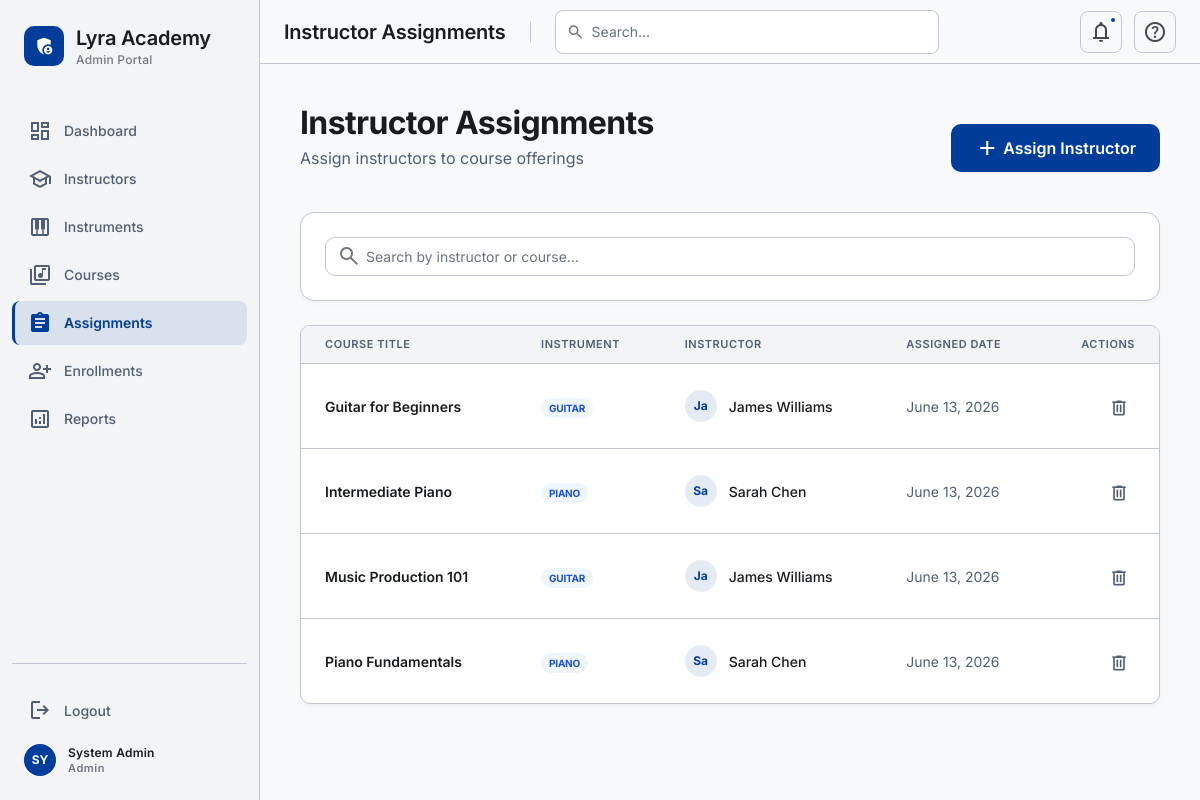
Screenshot of /07_Instructor_Assignments/index.php (signed in) with the database file from the repository.
### tables this page shows
CREATE TABLE IF NOT EXISTS instructor_assignments (
    instructor_id INT NOT NULL,
    course_id INT NOT NULL,
    assigned_at TIMESTAMP DEFAULT CURRENT_TIMESTAMP,
    PRIMARY KEY (instructor_id, course_id),
    FOREIGN KEY (instructor_id) REFERENCES instructors(user_id) ON DELETE CASCADE,
    FOREIGN KEY (course_id) REFERENCES courses(id) ON DELETE CASCADE
);

CREATE TABLE IF NOT EXISTS courses (
    id INT AUTO_INCREMENT PRIMARY KEY,
    title VARCHAR(150) NOT NULL,
    description TEXT,
    instrument_id INT,
    difficulty ENUM('beginner', 'intermediate', 'advanced') DEFAULT 'beginner',
    price DECIMAL(10, 2) DEFAULT 0.00,
    status ENUM('draft', 'published') DEFAULT 'draft',
    created_at TIMESTAMP DEFAULT CURRENT_TIMESTAMP,
    updated_at TIMESTAMP DEFAULT CURRENT_TIMESTAMP ON UPDATE CURRENT_TIMESTAMP,
    FOREIGN KEY (instrument_id) REFERENCES instruments(id) ON DELETE SET NULL
);

CREATE TABLE IF NOT EXISTS instruments (
    id INT AUTO_INCREMENT PRIMARY KEY,
    name VARCHAR(100) UNIQUE NOT NULL,
    description TEXT,
    created_at TIMESTAMP DEFAULT CURRENT_TIMESTAMP
);

CREATE TABLE IF NOT EXISTS users (
    id INT AUTO_INCREMENT PRIMARY KEY,
    name VARCHAR(100) NOT NULL,
    email VARCHAR(100) UNIQUE NOT NULL,
    password_hash VARCHAR(255) NOT NULL,
    role ENUM('admin', 'instructor', 'student') NOT NULL,
    status ENUM('active', 'inactive') DEFAULT 'active',
    created_at TIMESTAMP DEFAULT CURRENT_TIMESTAMP,
    updated_at TIMESTAMP DEFAULT CURRENT_TIMESTAMP ON UPDATE CURRENT_TIMESTAMP
);

### 07_Instructor_Assignments/index.php (the view, shortened to what this page needs)
<?php
require_once __DIR__ . '/../config/design-system.php';
$pdo = require_once __DIR__ . '/../config/db.php';
try {
    $stmt = $pdo->query("
        SELECT ia.assigned_at, u.id as instructor_id, u.name as instructor_name,
               c.id as course_id, c.title as course_title, inst.name as instrument_name
        FROM instructor_assignments ia
        JOIN users u ON ia.instructor_id = u.id
        JOIN courses c ON ia.course_id = c.id
        LEFT JOIN instruments inst ON c.instrument_id = inst.id
        ORDER BY c.title ASC, u.name ASC
    ");
    $assignments = $stmt->fetchAll();
} catch (Exception $e) {
    error_log('DB error: ' . $e->getMessage()); die('A database error occurred. Please try again later.');
}
?>
<!DOCTYPE html>
<html lang="en">
<head>
</head>
<body class="bg-background text-on-background min-h-screen">
<main id="lms-main-content" class="lms-main">
    <div class="p-lg max-w-container-max mx-auto">
        <div class="mb-lg flex flex-col md:flex-row md:items-end justify-between gap-md">
            <div>
                <h2 class="text-h1 font-h1 text-on-background">Instructor Assignments</h2>
                <p class="text-body-lg text-secondary mt-xs">Assign instructors to course offerings</p>
            </div>
            <button id="assign-btn" class="bg-primary text-on-primary px-md py-sm rounded-lg font-body-md font-semibold flex items-center gap-xs hover:bg-primary-container transition-colors shadow-sm">
                <span class="material-symbols-outlined" aria-hidden="true">add</span>
                Assign Instructor
            </button>
        </div>
        <div class="bg-surface-container-lowest border border-outline-variant rounded-xl p-md mb-md flex flex-wrap items-center gap-md shadow-[0_2px_4px_rgba(0,0,0,0.04)]">
            <div class="flex-1 min-w-[240px] relative">
                <span class="material-symbols-outlined absolute left-3 top-1/2 -translate-y-1/2 text-outline" aria-hidden="true">search</span>
                <input id="search-input" class="w-full border-outline-variant border rounded-lg pl-10 py-2 text-body-md focus:ring-2 focus:ring-primary/20 focus:border-primary outline-none" placeholder="Search by instructor or course…" type="text"/>
            </div>
        </div>
        <div class="bg-surface-container-lowest border border-outline-variant rounded-lg overflow-hidden shadow-[0_2px_4px_rgba(0,0,0,0.04)]">
            <table class="w-full text-left border-collapse">
                <thead class="bg-surface-container-low border-b border-outline-variant">
                    <tr>
                        <th class="px-md py-sm text-label-sm font-label-sm text-secondary uppercase tracking-wider">Course Title</th>
                        <th class="px-md py-sm text-label-sm font-label-sm text-secondary uppercase tracking-wider">Instrument</th>
                        <th class="px-md py-sm text-label-sm font-label-sm text-secondary uppercase tracking-wider">Instructor</th>
                        <th class="px-md py-sm text-label-sm font-label-sm text-secondary uppercase tracking-wider">Assigned Date</th>
                        <th class="px-md py-sm text-label-sm font-label-sm text-secondary uppercase tracking-wider text-right">Actions</th>
                    </tr>
                </thead>
                <tbody class="divide-y divide-outline-variant" id="assignment-list">
                    <?php if (empty($assignments)): ?>
                        <tr>
                            <td colspan="5" class="px-md py-md text-center text-secondary">No assignments yet. Link an instructor.</td>
                        </tr>
                    <?php else: ?>
                        <?php foreach ($assignments as $asg): ?>
                            <tr class="hover:bg-surface transition-colors assignment-row">
                                <td class="px-md py-md text-body-md font-semibold text-on-surface"><?= htmlspecialchars($asg['course_title']) ?></td>
                                <td class="px-md py-md">
                                    <span class="bg-blue-50 text-blue-700 px-2 py-1 rounded-full text-[10px] font-bold uppercase tracking-tight"><?= htmlspecialchars($asg['instrument_name'] ?: 'None') ?></span>
                                </td>
                                <td class="px-md py-md">
                                    <div class="flex items-center gap-sm">
                                        <div class="w-8 h-8 rounded-full bg-primary/10 flex items-center justify-center text-primary font-bold text-xs">
                                            <?= htmlspecialchars(substr($asg['instructor_name'], 0, 2)) ?>
                                        </div>
                                        <span class="text-body-md font-medium text-on-surface"><?= htmlspecialchars($asg['instructor_name']) ?></span>
                                    </div>
                                </td>
                                <td class="px-md py-md text-body-md text-secondary"><?= date('F j, Y', strtotime($asg['assigned_at'])) ?></td>
                                <td class="px-md py-md text-right space-x-base">
                                    <button onclick="removeAssignment(<?= $asg['instructor_id'] ?>, <?= $asg['course_id'] ?>)" class="p-1.5 text-secondary hover:text-error hover:bg-error/5 rounded-lg transition-all"><span class="material-symbols-outlined text-[20px]" aria-hidden="true">delete</span></button>
                                </td>
                            </tr>
                        <?php endforeach; ?>
                    <?php endif; ?>
                </tbody>
            </table>
        </div>
    </div>
</main>
</body>
</html>

### rows the page displays
instructor_assignments: course.title "Guitar for Beginners", instruments.name "GUITAR", users.name "Ja", users.name "James Williams", assigned_at "June 13, 2026"
instructor_assignments: course.title "Intermediate Piano", instruments.name "PIANO", users.name "Sa", users.name "Sarah Chen", assigned_at "June 13, 2026"
instructor_assignments: course.title "Music Production 101", instruments.name "GUITAR", users.name "Ja", users.name "James Williams", assigned_at "June 13, 2026"
instructor_assignments: course.title "Piano Fundamentals", instruments.name "PIANO", users.name "Sa", users.name "Sarah Chen", assigned_at "June 13, 2026"

### other values shown
$cfg['label'] "Admin Portal"
$item['label'] "Dashboard"
$item['label'] "Instructors"
$item['label'] "Instruments"
$item['label'] "Courses"
$item['label'] "Assignments"
$item['label'] "Enrollments"
$item['label'] "Reports"
$initials "SY"
$name "System Admin"
$roleLabel "Admin"
$pageTitle "Instructor Assignments"
